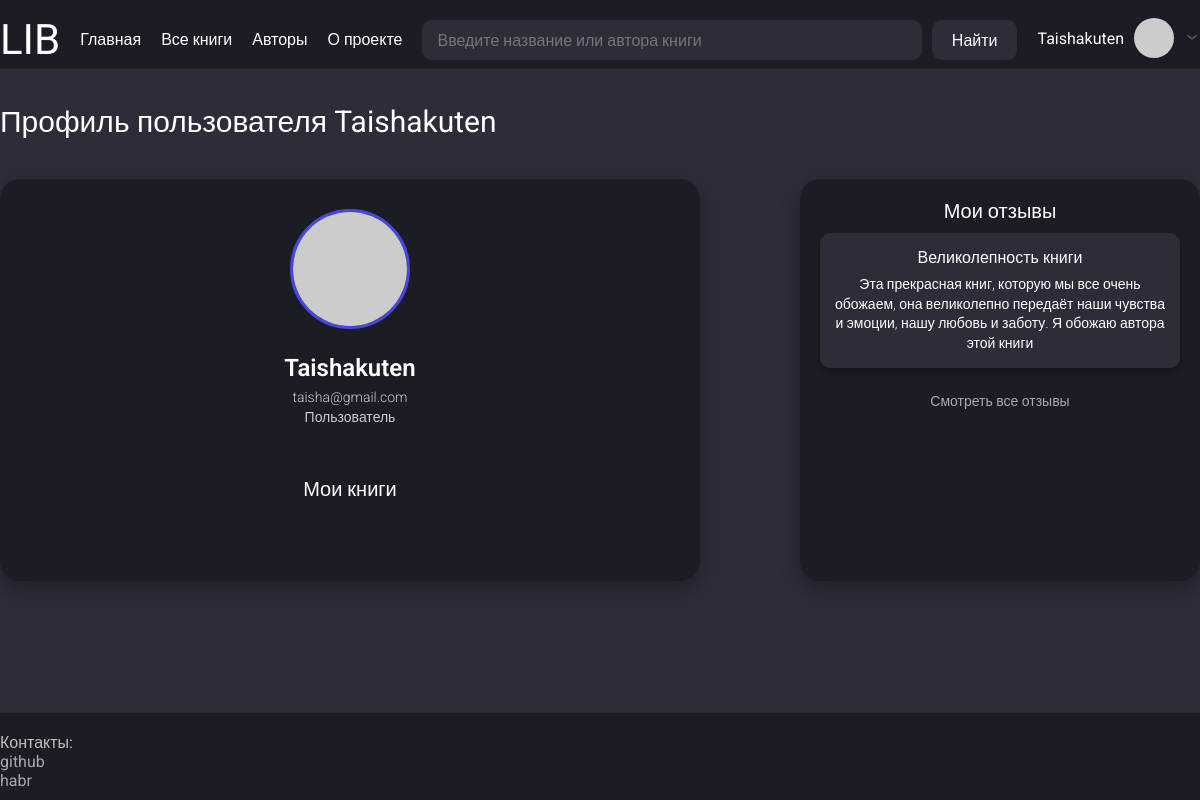
The page /users/Taishakuten (signed in) on the database as committed earlier.
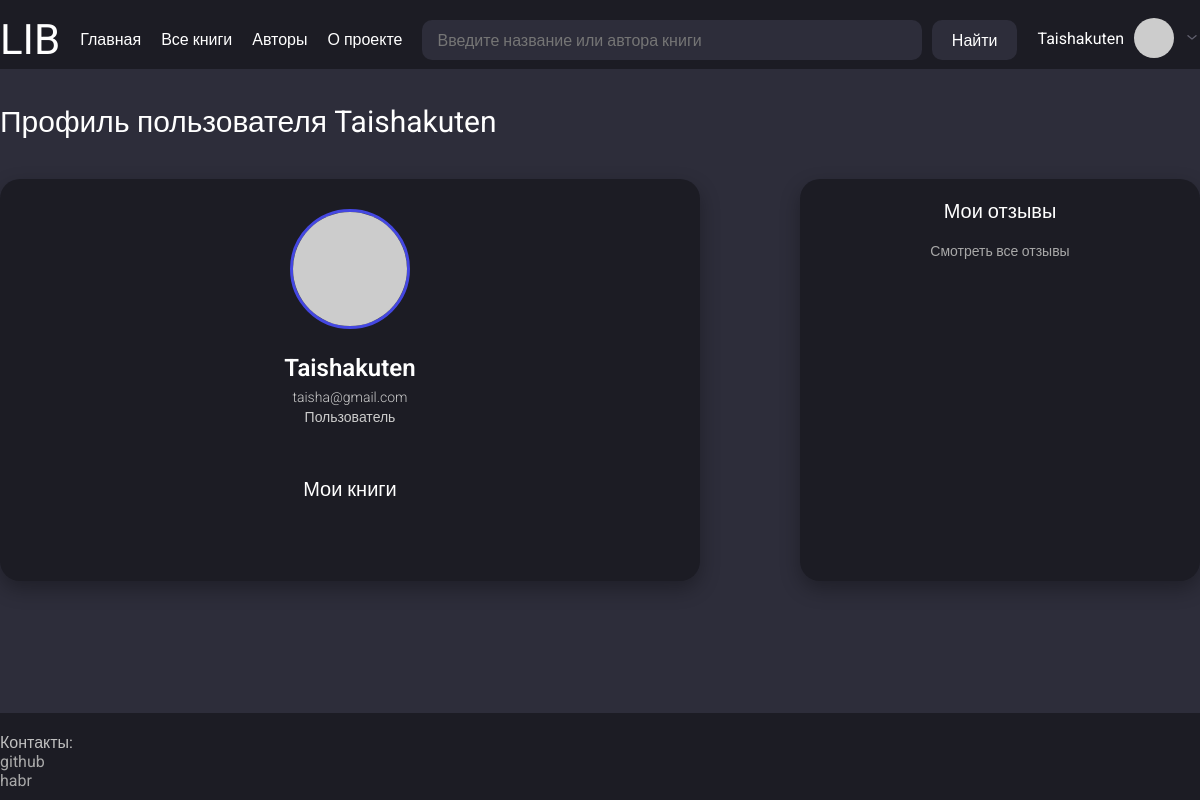
The same page on the database as committed later.
### app/models.py (models this page shows, shortened)
class User(UserMixin, db.Model):
    __tablename__ = "users"
    id = sa.Column(sa.Integer, primary_key=True, autoincrement=True)
    username = sa.Column(sa.String(50), index=True, unique=True, nullable=False)
    email = sa.Column(sa.String(120), index=True, unique=True, nullable=False)
    hashed_password = sa.Column(sa.String(256), nullable=True)
    status = sa.Column(sa.String(25), default="rejected", nullable=True)  # approved, pending
    role = sa.Column(sa.String(15), default="user", nullable=True)  # admin
    reviews = so.relationship("Review", back_populates="user", cascade="all, delete-orphan")
    books = so.relationship("Book", secondary=users_books, back_populates="users")
    def avatar(self, size):
        digest = md5(self.email.lower().encode('utf-8')).hexdigest()
        return f"https://www.gravatar.com/avatar/{digest}?s={size}&d=identicon"
    @classmethod
    def is_exists(cls, username, email=None):
        return db.session.query(cls).filter((cls.username == username) | (cls.email == email)).first()

class Review(db.Model):
    __tablename__ = "reviews"
    id = sa.Column(sa.Integer, primary_key=True, autoincrement=True)
    title = sa.Column(sa.String(256), nullable=False)
    text = sa.Column(sa.String, nullable=False)
    user_id = sa.Column(sa.Integer, sa.ForeignKey("users.id"), nullable=False)
    book_id = sa.Column(sa.Integer, sa.ForeignKey("books.id"), nullable=False)
    user = so.relationship("User", back_populates="reviews")
    book = so.relationship("Book", back_populates="reviews")

### app/routes.py (the view)
@app.route("/users/<string:username>")
@login_required
def user_account(username):
    user = User.is_exists(username)
    if not user:
        return "Такого пользователя не существует"
    params = {"title": f"Профиль пользователя {username}",
              "local_css_file": "user_profile.css",
              "user": user}
    return render_template("user_profile.html", **params)

### app/models.py (called while the page is built)
@login.user_loader
def load_user(id):
    return db.session.get(User, int(id))

### app/templates/user_profile.html (shortened to what this page needs)
{% extends "base.html" %}
{% block content %}
<div class="user-profile-container">
    <div class="profile-card-container">
        <img src="{{ user.avatar(100) }}" class="profile-avatar-image">
        <div class="user-info-container">
            <p class="profile-username">{{ user.username }}</p>
            <p class="profile-user-email">{{ user.email }}</p>
            {% if user.role == "admin"%}
                <p class="profile-user-role">Администратор</p>
            {% else %}
                <p class="profile-user-role">Пользователь</p>
            {% endif %}
        </div>
        <p class="profile-books-container-title">Мои книги</p>
        <div class="profile-books-container">
        </div>
    </div>
    <div class="user-profile-reviews">
        <p class="profile-reviews-container-title">Мои отзывы</p>
        {% for review in user.reviews %}
            <div class="review-card">
                <p class="review-title">{{ review.title }}</p>
                <p class="review-text">{{ review.text }}</p>
            </div>
        {% endfor %}
        <a href="{{ url_for('user_reviews', username=user.username) }}" class="see-all-reviews">Смотреть все отзывы</a>
    </div>
</div>
{% endblock %}

### app/templates/base.html (shortened to what this page needs)
<!DOCTYPE html>
<html lang="ru">
<head>
    <link href="{{ url_for('static', filename='/css/style.css') }}" rel="stylesheet">
    {% if local_css_file %}
        <link href="{{ url_for('static', filename='/css/' ~ local_css_file) }}" rel="stylesheet">
    {% endif %}
</head>
<body>
    <div class="wrapper">
        <header class="header">
            <div class="container header-container">
                <div class="header-logo-container">
                    <p class="header-logo"><a href="{{ url_for('index') }}" class="header-logo-link">LIB</a></p>
                </div>
                <ul class="header-menu">
                    <li><a href="{{ url_for('index') }}" class="header-logo-link">Главная</a></li>
                    <li><a href="{{ url_for('books_list') }}" class="header-logo-link">Все книги</a></li>
                    <li><a href="{{ url_for('authors_list') }}" class="header-logo-link">Авторы</a></li>
                    <li><a href="{{ url_for('about_project') }}" class="header-logo-link">О проекте</a></li>
                </ul>
                <div class="header-search-container">
                        <input type="search" class="header-search" placeholder="Введите название или автора книги" id="ajax-search" name="search" autocomplete="off">
                        <button class="search-button-submit" id="search-button">Найти</button>
                </div>
                <div class="header-user-container">
                    {% if current_user.is_authenticated %}
                        <p class="header-user-nickname">
                            <a href="{{ url_for('user_account', username=current_user.username) }}" class="user-nickname-link">{{ current_user.username }}</a>
                        </p>
                        <img class="header-user-img" src="{{ current_user.avatar(60) }}" alt="Аватар">
                        <button class="arrow-userinfo-button">
                            <img class="header-arrow-down" src="{{ url_for('static', filename='images/arrow-ios-down.svg') }}" alt="Стрелка вниз">
                        </button>
                    {% else %}
                        <p class="header-user-nickname">
                            <a href="{{ url_for('register') }}" class="user-nickname-link">Зарегистрироваться</a>
                            <a href="{{ url_for('login') }}" class="user-nickname-link">Войти</a>
                        </p>
                    {% endif %}
                </div>
            </div>
        </header>
        <main class="main">
            <div class="container">
                <div class="main-container">
                    <h1 class="main-title">{{ title }}</h1>
                    {% block content %}{% endblock %}
                </div>
            </div>
        </main>
        <footer class="footer">
            <div class="container">
                <div class="footer-container">
                    <div class="footer-contact-container">
                        <p class="contact-title">Контакты:</p>
                        <ul class="contact-list">
                            <li><a href="https://github.com/taishakutenn" class="footer-contact-link">github</a></li>
                            <li><a href="https://habr.com/ru/users/taishakuten" class="footer-contact-link">habr</a></li>
                        </ul>
                    </div>
                </div>
            </div>
        </footer>
    </div>
</body>
</html>

### app/static/css/style.css (style rules this page uses)
html, body { margin: 0; padding: 0; height: 100%; font-family: 'Roboto', sans-serif; background-color: #2D2D3A; color: #FFFFFF; }
.wrapper { min-height: 100%; display: flex; flex-direction: column; }
.container { max-width: 1220px; width: 100%; margin: 0 auto; padding-top: 15px; padding-bottom: 5px; }
.header { background-color: #1C1C24; width: 100%; }
.header-container { display: flex; justify-content: space-between; align-items: flex-start; gap: 20px; flex-wrap: wrap; }
.header-logo { font-size: 42px; margin: 0; }
.header-logo-link { text-decoration: none; color: inherit; }
.header-menu { display: flex; gap: 20px; list-style: none; padding: 0; margin-top: 15px; }
.header-search-container { display: flex; gap: 10px; flex-grow: 1; margin-top: 5px; position: relative; }
.header-search { background-color: #2D2D3A; border: none; border-radius: 10px; padding: 10px 15px; color: white; flex-grow: 1; height: 40px; box-sizing: border-box; }
.search-button-submit { background-color: #2D2D3A; border: none; border-radius: 10px; color: white; padding: 0 20px; height: 40px; cursor: pointer; box-sizing: border-box; }
.header-user-container { position: relative; display: flex; align-items: center; gap: 10px; margin-top: 3px; }
.header-user-nickname { margin: 0; }
.user-nickname-link { text-decoration: none; color: inherit; }
.header-user-img { width: 40px; height: 40px; border-radius: 50%; }
.arrow-userinfo-button { background: none; border: none; cursor: pointer; }
.header-arrow-down { width: 16px; height: 16px; }
.main { flex-grow: 1; padding: 20px 0; }
.main-container { display: flex; flex-direction: column; }
.main-title { font-size: 30px; }
.footer { background-color: #1C1C24; width: 100%; padding: 5px 0; }
.footer-container { display: flex; justify-content: space-between; }
.footer-contact-container { display: flex; flex-direction: column; }
.contact-title { color: #C0C0C0; }
.contact-list { margin-top: a; }
.footer-contact-link { color: #A9A9A9; text-decoration: none; }

### app/static/css/user_profile.css (style rules this page uses)
.user-profile-container { display: flex; justify-content: space-between; }
.profile-card-container { display: flex; flex-direction: column; align-items: center; width: 100%; max-width: 700px; background-color: #1C1C24; border-radius: 20px; margin-top: 40px; padding: 30px; box-shadow: 0 8px 20px rgba(0, 0, 0, 0.3); box-sizing: border-box; }
.profile-avatar-image { width: 120px; height: 120px; object-fit: cover; border-radius: 50%; margin-bottom: 20px; border: 3px solid #4447E2; }
.user-info-container { display: flex; flex-direction: column; align-items: center; margin-bottom: 20px; }
.profile-username { font-size: 24px; font-weight: 600; margin: 5px 0; }
.profile-user-email, .profile-user-role { font-size: 14px; font-weight: 300; color: #CCCCCC; margin: 2px 0; }
.profile-books-container-title { font-size: 20px; font-weight: 500; margin: 30px 0 10px; }
.profile-books-container { display: flex; flex-wrap: wrap; justify-content: center; gap: 20px; padding: 20px; width: 100%; box-sizing: border-box; }
.user-profile-reviews { display: flex; flex-direction: column; align-items: center; width: 100%; max-width: 400px; background-color: #1C1C24; border-radius: 20px; margin-top: 40px; box-shadow: 0 8px 20px rgba(0, 0, 0, 0.3); box-sizing: border-box; padding: 20px; overflow: hidden; }
.profile-reviews-container-title { font-size: 20px; font-weight: 500; margin-bottom: 10px; }
.see-all-reviews { margin-top: 10px; font-size: 14px; color: #A9A9A9; text-decoration: underline; cursor: pointer; text-align: center; }

Rows that differ between the two databases and show on the page:
removed Review: title "Великолепность книги", text "Эта прекрасная книг, которую мы все очень обожаем, она великолепно передаёт наши чувства и эмоции, нашу любовь и заботу. Я обожаю автора этой книги"
